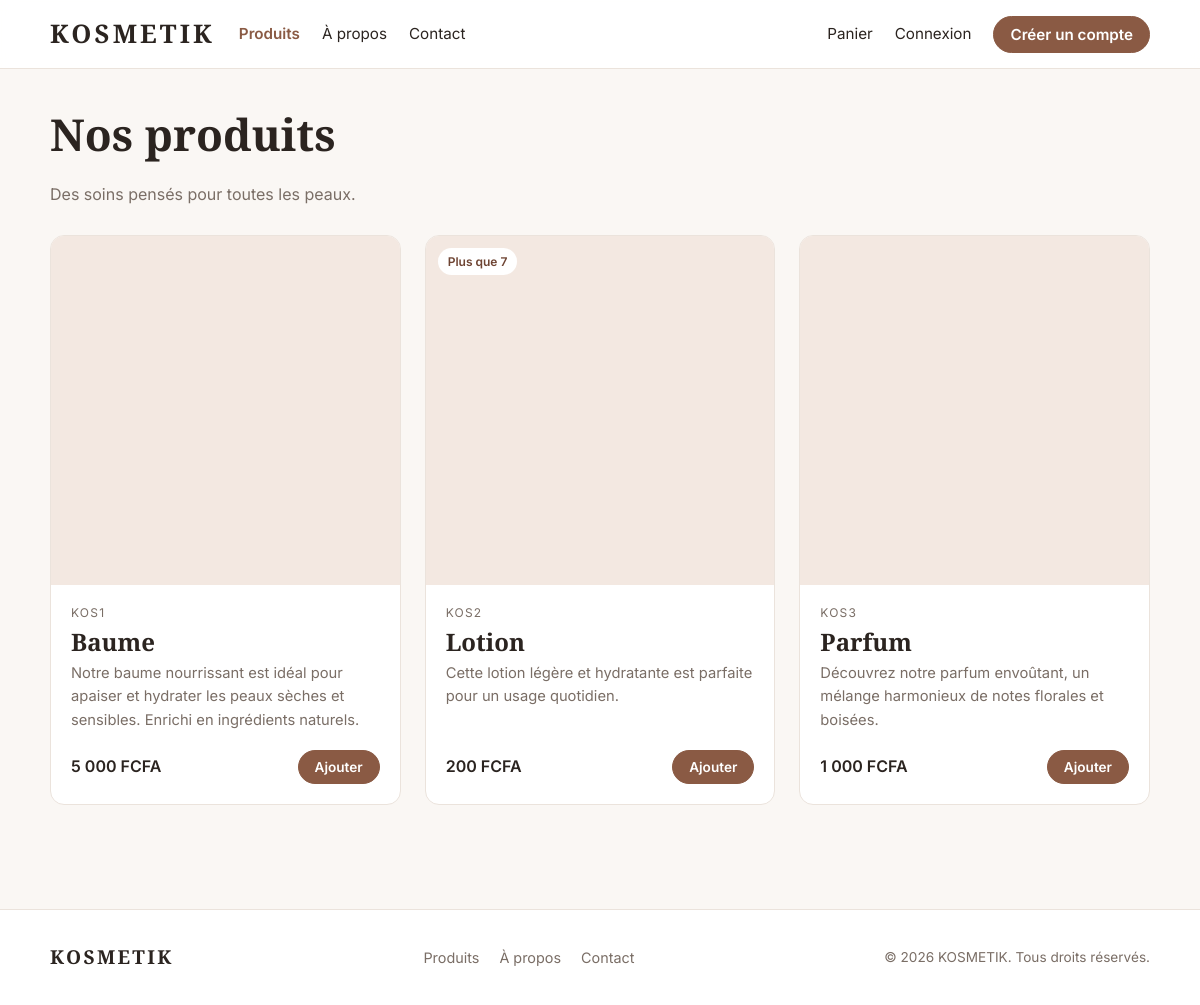
/products.php, run on the app's committed database.
### tables this page shows
CREATE TABLE IF NOT EXISTS `products` (
  `id` int(11) NOT NULL auto_increment,
  `product_code` varchar(60) NOT NULL,
  `product_name` varchar(60) NOT NULL,
  `product_desc` tinytext NOT NULL,
  `product_img_name` varchar(60) NOT NULL,
  `qty` int(5) NOT NULL,
  `price` decimal(10,2) NOT NULL,
  PRIMARY KEY  (`id`),
  UNIQUE KEY `product_code` (`product_code`)
);

### includes/config.php (called while the page is built, shortened)
<?php
$config = [
    'app_name'    => 'KOSMETIK',
    'currency'    => 'FCFA',
    'debug'       => getenv('APP_DEBUG') === '1',
    'db_host'     => getenv('DB_HOST') ?: 'localhost',
    'db_name'     => getenv('DB_NAME') ?: 'kosmetik',
    'db_user'     => getenv('DB_USER') ?: 'root',
    'db_pass'     => getenv('DB_PASS') ?: '',
    'smtp_host'   => getenv('SMTP_HOST') ?: 'localhost',
    'smtp_port'   => (int) (getenv('SMTP_PORT') ?: 1025),
    'mail_from'   => getenv('MAIL_FROM') ?: 'no-reply@kosmetik.com',
    'contact_email' => 'support@kosmetik.com',
];
$local = __DIR__ . '/config.local.php';
return $config;

### includes/bootstrap.php (called while the page is built, shortened)
<?php
$CONFIG = require __DIR__ . '/config.php';
function db(): mysqli
{
    static $db = null;
    global $CONFIG;
    if ($db === null) {
        try {
            $db = new mysqli($CONFIG['db_host'], $CONFIG['db_user'], $CONFIG['db_pass'], $CONFIG['db_name']);
            $db->set_charset('utf8mb4');
        } catch (mysqli_sql_exception $e) {
            error_log('DB connection failed: ' . $e->getMessage());
            http_response_code(503);
            exit('Service momentanément indisponible. Veuillez réessayer plus tard.');
        }
    }
    return $db;
}
function db_query(string $sql, string $types = '', array $params = []): mysqli_stmt
{
    $stmt = db()->prepare($sql);
    $stmt->execute();
    return $stmt;
}
function db_all(string $sql, string $types = '', array $params = []): array
{
    return db_query($sql, $types, $params)->get_result()->fetch_all(MYSQLI_ASSOC);
}
function e(mixed $v): string
{
    return htmlspecialchars((string) $v, ENT_QUOTES | ENT_SUBSTITUTE, 'UTF-8');
}
function money(float|string $amount): string
{
    global $CONFIG;
    return number_format((float) $amount, 0, ',', ' ') . ' ' . $CONFIG['currency'];
}
function current_user(): ?array
{
    return isset($_SESSION['user_id']) ? [
        'id'    => (int) $_SESSION['user_id'],
        'email' => $_SESSION['email'],
        'fname' => $_SESSION['fname'],
        'type'  => $_SESSION['type'],
    ] : null;
}
function cart(): array
{
    return is_array($_SESSION['cart'] ?? null) ? $_SESSION['cart'] : [];
}

### products.php (the view, shortened to what this page needs)
<?php
require __DIR__ . '/includes/bootstrap.php';
$products = db_all('SELECT id, product_code, product_name, product_desc, product_img_name, qty, price FROM products ORDER BY id');
$cart = cart();
$active = 'products';
require __DIR__ . '/includes/header.php';
?>
<section class="container page">
  <div class="page-head">
    <h1>Nos produits</h1>
    <p class="muted">Des soins pensés pour toutes les peaux.</p>
  </div>
  <?php if (!$products): ?>
    <p class="empty">Aucun produit pour le moment.</p>
  <?php else: ?>
  <div class="product-grid">
    <?php foreach ($products as $p):
      $inCart = $cart[$p['id']] ?? 0;
      $left = (int) $p['qty'] - $inCart; ?>
      <article class="product-card">
        <div class="product-media">
          <?php if ((int) $p['qty'] === 0): ?><span class="tag tag-out">Rupture</span>
          <?php elseif ((int) $p['qty'] <= 10): ?><span class="tag">Plus que <?= (int) $p['qty'] ?></span><?php endif; ?>
        </div>
        <div class="product-body">
          <p class="product-code"><?= e($p['product_code']) ?></p>
          <h2 class="product-name"><?= e($p['product_name']) ?></h2>
          <p class="product-desc"><?= e($p['product_desc']) ?></p>
          <div class="product-foot">
            <span class="price"><?= e(money($p['price'])) ?></span>
            <?php if ($left > 0): ?>
              <form method="post" action="update-cart.php">
                <button type="submit" class="btn btn-small">Ajouter<?= $inCart ? " ($inCart)" : '' ?></button>
              </form>
            <?php elseif ((int) $p['qty'] > 0): ?>
              <span class="muted small">Stock max. au panier</span>
            <?php else: ?>
              <button class="btn btn-small" disabled>Indisponible</button>
            <?php endif; ?>
          </div>
        </div>
      </article>
    <?php endforeach; ?>
  </div>
  <?php endif; ?>
</section>
<?php require __DIR__ . '/includes/footer.php'; ?>

### includes/header.php (shortened to what this page needs)
<?php
$active    = $active ?? '';
$user      = current_user();
$count     = cart_count();
$links = [
    'products' => ['products.php', 'Produits'],
    'about'    => ['about.php', 'À propos'],
    'contact'  => ['contact.php', 'Contact'],
];
?>
<!doctype html>
<html lang="fr">
<head>
  <link rel="stylesheet" href="assets/css/style.css">
</head>
<body>
<header class="site-header">
  <div class="container nav">
    <a class="brand" href="index.php"><?= e($CONFIG['app_name']) ?></a>
    <nav id="nav-menu" class="nav-menu" aria-label="Navigation principale">
      <ul>
        <?php foreach ($links as $key => [$href, $label]): ?>
          <li><a href="<?= e($href) ?>"<?= $active === $key ? ' aria-current="page"' : '' ?>><?= e($label) ?></a></li>
        <?php endforeach; ?>
      </ul>
      <ul class="nav-actions">
        <li>
          <a class="cart-link" href="cart.php"<?= $active === 'cart' ? ' aria-current="page"' : '' ?>>
            Panier<?php if ($count > 0): ?> <span class="badge" aria-label="<?= $count ?> article(s)"><?= $count ?></span><?php endif; ?>
          </a>
        </li>
        <?php if ($user): ?>
          <li><a href="account.php"<?= $active === 'account' ? ' aria-current="page"' : '' ?>>Bonjour, <?= e($user['fname']) ?></a></li>
          <li>
            <form method="post" action="logout.php" class="inline-form">
              <?= csrf_field() ?>
              <button type="submit" class="link-button">Déconnexion</button>
            </form>
          </li>
        <?php else: ?>
          <li><a href="login.php"<?= $active === 'login' ? ' aria-current="page"' : '' ?>>Connexion</a></li>
          <li><a class="btn btn-small" href="register.php">Créer un compte</a></li>
        <?php endif; ?>
      </ul>
    </nav>
  </div>
</header>
<main id="main">

### includes/footer.php (shortened to what this page needs)
</main>
<footer class="site-footer">
  <div class="container footer-inner">
    <p class="brand brand-small"><?= e($CONFIG['app_name']) ?></p>
    <nav aria-label="Liens de pied de page">
      <a href="products.php">Produits</a>
      <a href="about.php">À propos</a>
      <a href="contact.php">Contact</a>
    </nav>
    <p class="muted">&copy; <?= date('Y') ?> <?= e($CONFIG['app_name']) ?>. Tous droits réservés.</p>
  </div>
</footer>
</body>
</html>

### assets/css/style.css (style rules this page uses)
:root { --bg: #faf7f4; --surface: #ffffff; --text: #2b2420; --muted: #7a6e66; --line: #ebe3dc; --accent: #8a5a44; --accent-dark: #6e4433; --accent-soft: #f3e8e1; --danger: #b4382f; --success: #2f7a4f; --radius: 14px; --shadow: 0 1px 2px rgba(43, 36, 32, .04), 0 8px 24px rgba(43, 36, 32, .06); --serif: 'Cormorant Garamond', Georgia, serif; --sans: 'Inter', system-ui, -apple-system, 'Segoe UI', sans-serif; }
*, *::before, *::after { box-sizing: border-box; }
html { -webkit-text-size-adjust: 100%; }
body { margin: 0; font-family: var(--sans); font-size: 16px; line-height: 1.6; color: var(--text); background: var(--bg); display: flex; flex-direction: column; min-height: 100vh; }
main { flex: 1; }
a { color: var(--accent); text-underline-offset: 3px; }
h1, h2, h3 { font-family: var(--serif); font-weight: 600; line-height: 1.15; margin: 0 0 .5em; }
h1 { font-size: clamp(2rem, 4vw, 2.75rem); }
h2 { font-size: 1.6rem; }
.container { width: 100%; max-width: 1140px; margin: 0 auto; padding: 0 20px; }
.page { padding-top: 40px; padding-bottom: 64px; }
.page-head { margin-bottom: 28px; }
.muted { color: var(--muted); }
.site-header { background: rgba(255,255,255,.92); backdrop-filter: blur(8px); border-bottom: 1px solid var(--line); position: sticky; top: 0; z-index: 50; }
.nav { display: flex; align-items: center; gap: 24px; min-height: 68px; }
.brand { font-family: var(--serif); font-size: 1.6rem; font-weight: 600; letter-spacing: .12em; color: var(--text); text-decoration: none; }
.brand-small { font-size: 1.2rem; margin: 0; }
.nav-menu { display: flex; flex: 1; justify-content: space-between; align-items: center; }
.nav-menu ul { list-style: none; display: flex; gap: 22px; margin: 0; padding: 0; align-items: center; }
.nav-menu a, .link-button { color: var(--text); text-decoration: none; font-size: .95rem; }
.nav-menu a[aria-current="page"] { color: var(--accent); font-weight: 600; }
.nav-menu .btn { color: #fff; }
.btn { display: inline-flex; align-items: center; justify-content: center; gap: 8px; background: var(--accent); color: #fff; border: 1px solid var(--accent); padding: 12px 22px; border-radius: 999px; font: 600 .95rem var(--sans); text-decoration: none; cursor: pointer; transition: background .15s, transform .05s; }
.btn-small { padding: 8px 16px; font-size: .85rem; }
.product-grid { display: grid; grid-template-columns: repeat(auto-fill, minmax(260px, 1fr)); gap: 24px; }
.product-card { background: var(--surface); border: 1px solid var(--line); border-radius: var(--radius); overflow: hidden; display: flex; flex-direction: column; transition: box-shadow .2s, transform .2s; }
.product-media { position: relative; aspect-ratio: 1; background: var(--accent-soft); }
.tag { position: absolute; top: 12px; left: 12px; background: #fff; color: var(--accent-dark); font-size: .75rem; font-weight: 600; padding: 4px 10px; border-radius: 999px; }
.product-body { padding: 18px 20px 20px; display: flex; flex-direction: column; gap: 6px; flex: 1; }
.product-code { font-size: .75rem; letter-spacing: .1em; color: var(--muted); margin: 0; }
.product-name { font-family: var(--serif); font-size: 1.5rem; margin: 0; }
.product-desc { color: var(--muted); font-size: .92rem; margin: 0 0 12px; flex: 1; }
.product-foot { display: flex; justify-content: space-between; align-items: center; gap: 12px; }
.price { font-weight: 600; }
.site-footer { border-top: 1px solid var(--line); background: var(--surface); padding: 32px 0; margin-top: 40px; }
.footer-inner { display: flex; flex-wrap: wrap; align-items: center; justify-content: space-between; gap: 16px; }
.footer-inner nav { display: flex; gap: 20px; }
.footer-inner a { color: var(--muted); text-decoration: none; font-size: .9rem; }
.footer-inner p.muted { margin: 0; font-size: .85rem; }

### data on the page
products: product_code "KOS1", product_name "Baume", product_desc "Notre baume nourrissant est idéal pour apaiser et hydrater les peaux sèches et sensibles. Enrichi en ingrédients naturels.", price "5 000 FCFA"
products: qty "7", product_code "KOS2", product_name "Lotion", product_desc "Cette lotion légère et hydratante est parfaite pour un usage quotidien.", price "200 FCFA"
products: product_code "KOS3", product_name "Parfum", product_desc "Découvrez notre parfum envoûtant, un mélange harmonieux de notes florales et boisées.", price "1 000 FCFA"

### other printed values
$CONFIG['app_name'] "KOSMETIK"
$label "Produits"
$label "À propos"
$label "Contact"
